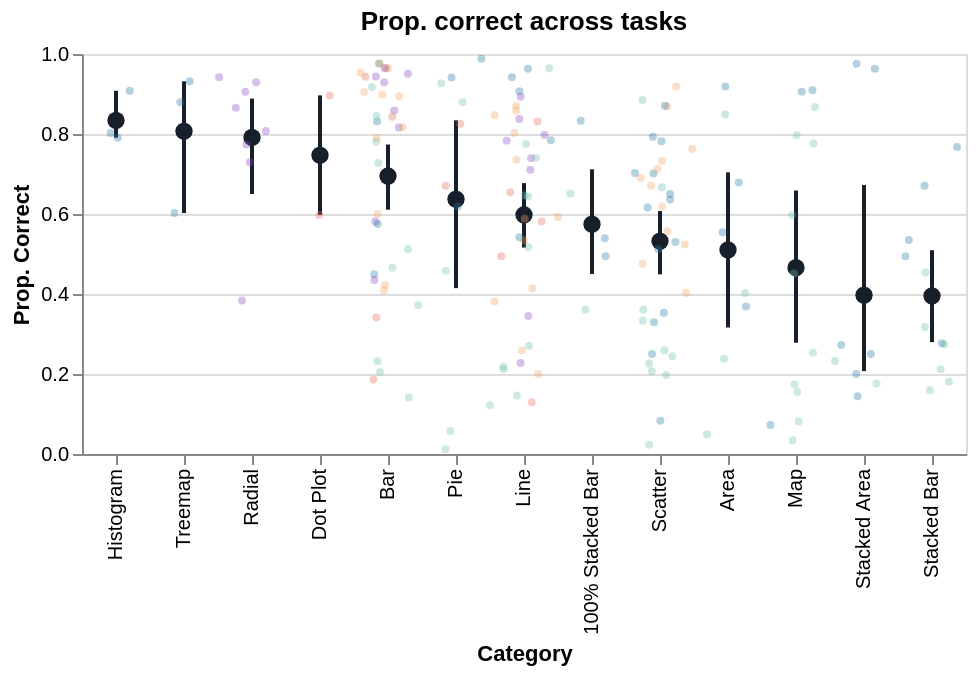

The notebook cell saved with this chart:
### Code cell
test_order = list(assessment_color_map.keys())
test_domain_colors = list(assessment_color_map.values())
chart_order = graph_ci_df.sort_values(by="mean", ascending=False)['category'].to_list()

def format_hexcode_alpha(hexcode):
    samples = np.linspace(60, 99, num=len(chart_order))
    return [hexcode + str(int(s)) for s in samples][::-1]

# color_order = [hexcode for hexcode in format_hexcode_alpha("#17202a")]
color_order = ["#17202a" for _ in range(len(chart_order))]

def create_graph_performance_chart(ci_df, item_level_data, domain_order, domain_color=[]):
    """ Generate chart for point estimate and confidence intervals overlayed with item level scatteplots
    """
    # Create dot+error bar plot
    chart = alt.Chart(ci_df).mark_point(filled=True, size=75, opacity=1).encode(
        x=alt.X('category:N', title='Category', scale=alt.Scale(domain=domain_order)),
        y=alt.Y('mean:Q', title='Prop. Correct'),
        color=alt.Color('category:N', scale=alt.Scale(domain=domain_order, range=domain_color), legend=None),
    ) + alt.Chart(ci_df).mark_rule(strokeWidth=2).encode(
        x=alt.X('category:N'),
        y=alt.Y('ci_lower:Q'),
        y2='ci_upper:Q',
        color=alt.Color('category:N', scale=alt.Scale(domain=domain_order, range=domain_color), legend=None)
    )

    scatter_plot = alt.Chart(item_level_data).mark_point(opacity=0.35, filled=True).encode(
        x=alt.X('category:N', title='Category'),
        y=alt.Y("is_correct:Q",),
        xOffset="jitter:Q",
        color=alt.Color('test_type:N', scale=alt.Scale(domain=test_order, range=test_domain_colors), legend=None),
        size=alt.value(16),
    )

    return (chart + scatter_plot).resolve_scale(color='independent')


graph_item_level_data['jitter'] = graph_item_level_data.apply(
    lambda _ : box_muller(),
    axis=1
)
chart_performance = create_graph_performance_chart(graph_ci_df, graph_item_level_data, chart_order, color_order).properties(
    width=13*34, height=200, title=f"Prop. correct across tasks",
)
chart_performance.save("./figures/graph_type_performance.pdf")
chart_performance

### Figure 1 — Vega-Lite specification as saved in the notebook (floating-point values rounded to 4 significant figures; data arrays with more than 128 entries replaced by an {"elided": "..."} marker saying what was removed)
{"config": {"view": {"continuousWidth": 300, "continuousHeight": 300}}, "layer": [{"mark": {"type": "point", "filled": true, "opacity": 1, "size": 75}, "encoding": {"color": {"field": "category", "legend": null, "scale": {"domain": ["Histogram", "Treemap", "Radial", "Dot Plot", "Bar", "Pie", "Line", "100% Stacked Bar", "Scatter", "Area", "Map", "Stacked Area", "Stacked Bar"], "range": ["#17202a", "#17202a", "#17202a", "#17202a", "#17202a", "#17202a", "#17202a", "#17202a", "#17202a", "#17202a", "#17202a", "#17202a", "#17202a"]}, "type": "nominal"}, "x": {"field": "category", "scale": {"domain": ["Histogram", "Treemap", "Radial", "Dot Plot", "Bar", "Pie", "Line", "100% Stacked Bar", "Scatter", "Area", "Map", "Stacked Area", "Stacked Bar"]}, "title": "Category", "type": "nominal"}, "y": {"field": "mean", "title": "Prop. Correct", "type": "quantitative"}}}, {"mark": {"type": "rule", "strokeWidth": 2}, "encoding": {"color": {"field": "category", "legend": null, "scale": {"domain": ["Histogram", "Treemap", "Radial", "Dot Plot", "Bar", "Pie", "Line", "100% Stacked Bar", "Scatter", "Area", "Map", "Stacked Area", "Stacked Bar"], "range": ["#17202a", "#17202a", "#17202a", "#17202a", "#17202a", "#17202a", "#17202a", "#17202a", "#17202a", "#17202a", "#17202a", "#17202a", "#17202a"]}, "type": "nominal"}, "x": {"field": "category", "type": "nominal"}, "y": {"field": "ci_lower", "type": "quantitative"}, "y2": {"field": "ci_upper"}}}, {"data": {"name": "data-6a998aac703cd24eb920375c21c3d21b"}, "mark": {"type": "point", "filled": true, "opacity": 0.35}, "encoding": {"color": {"field": "test_type", "legend": null, "scale": {"domain": ["wainer", "ggr-mc", "brbf", "vlat", "calvi"], "range": ["#8947BF", "#e26d5c", "#f4a261", "#247ba0", "#70c1b3"]}, "type": "nominal"}, "size": {"value": 16}, "x": {"field": "category", "title": "Category", "type": "nominal"}, "xOffset": {"field": "jitter", "type": "quantitative"}, "y": {"field": "is_correct", "type": "quantitative"}}}], "data": {"name": "data-e3fd59f549c2d80dfdfcae606f36903c"}, "height": 200, "resolve": {"scale": {"color": "independent"}}, "title": "Prop. correct across tasks", "width": 442, "$schema": "https://vega.github.io/schema/vega-lite/v5.20.1.json", "datasets": {"data-e3fd59f549c2d80dfdfcae606f36903c": [{"category": "Line", "mean": 0.598, "ci_upper": 0.6772, "ci_lower": 0.5161}, {"category": "Bar", "mean": 0.695, "ci_upper": 0.7737, "ci_lower": 0.6107}, {"category": "Radial", "mean": 0.7914, "ci_upper": 0.8886, "ci_lower": 0.65}, {"category": "Scatter", "mean": 0.5323, "ci_upper": 0.6074, "ci_lower": 0.4493}, {"category": "Pie", "mean": 0.637, "ci_upper": 0.8341, "ci_lower": 0.4147}, {"category": "Dot Plot", "mean": 0.7471, "ci_upper": 0.8966, "ci_lower": 0.5977}, {"category": "Stacked Bar", "mean": 0.3953, "ci_upper": 0.5095, "ci_lower": 0.2796}, {"category": "100% Stacked Bar", "mean": 0.5744, "ci_upper": 0.7116, "ci_lower": 0.4501}, {"category": "Histogram", "mean": 0.834, "ci_upper": 0.908, "ci_lower": 0.7907}, {"category": "Area", "mean": 0.5104, "ci_upper": 0.7041, "ci_lower": 0.3163}, {"category": "Stacked Area", "mean": 0.3971, "ci_upper": 0.6727, "ci_lower": 0.2073}, {"category": "Map", "mean": 0.4658, "ci_upper": 0.6587, "ci_lower": 0.2782}, {"category": "Treemap", "mean": 0.8071, "ci_upper": 0.9318, "ci_lower": 0.6024}], "data-6a998aac703cd24eb920375c21c3d21b": {"elided": "186 records"}}}
